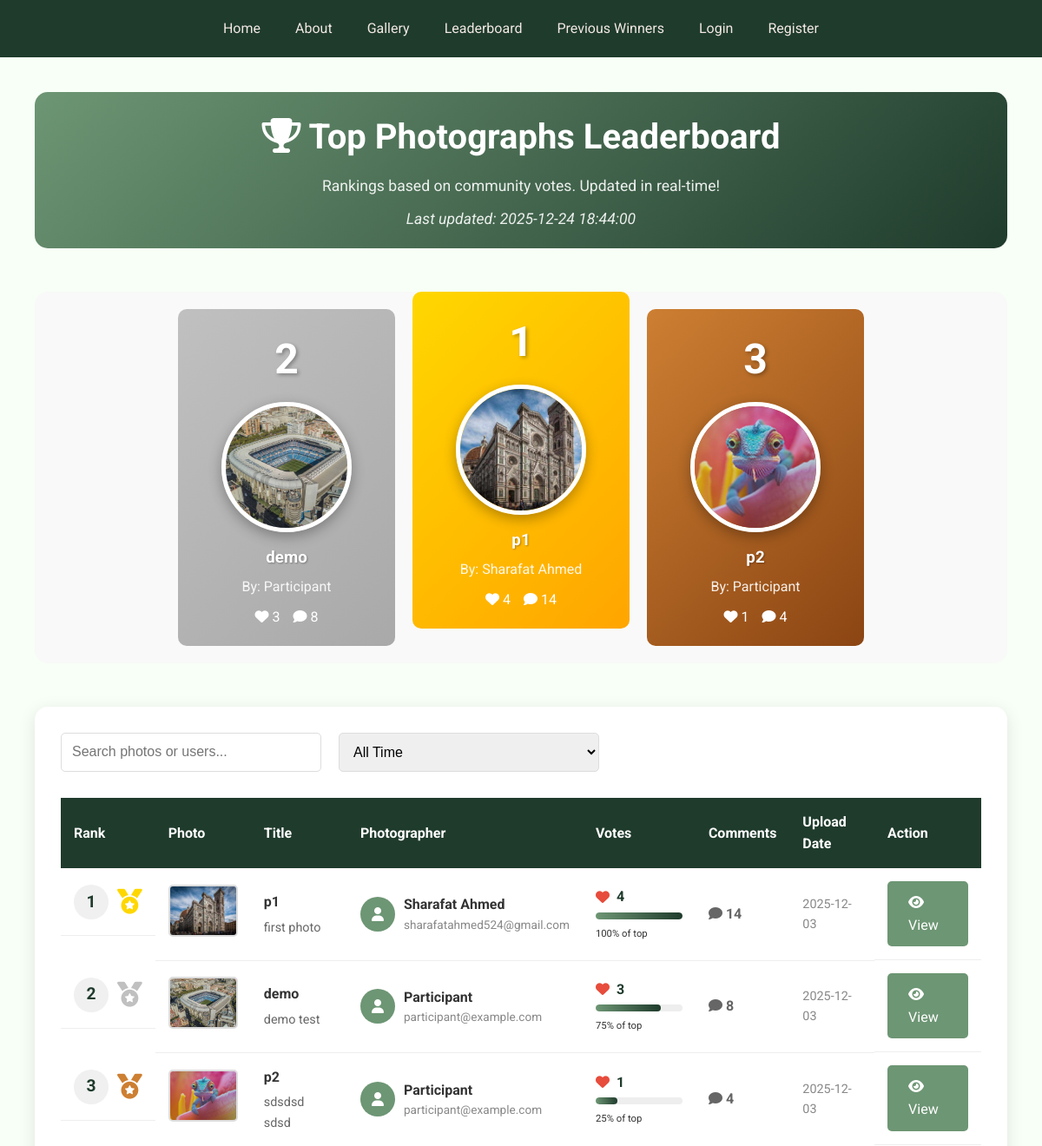
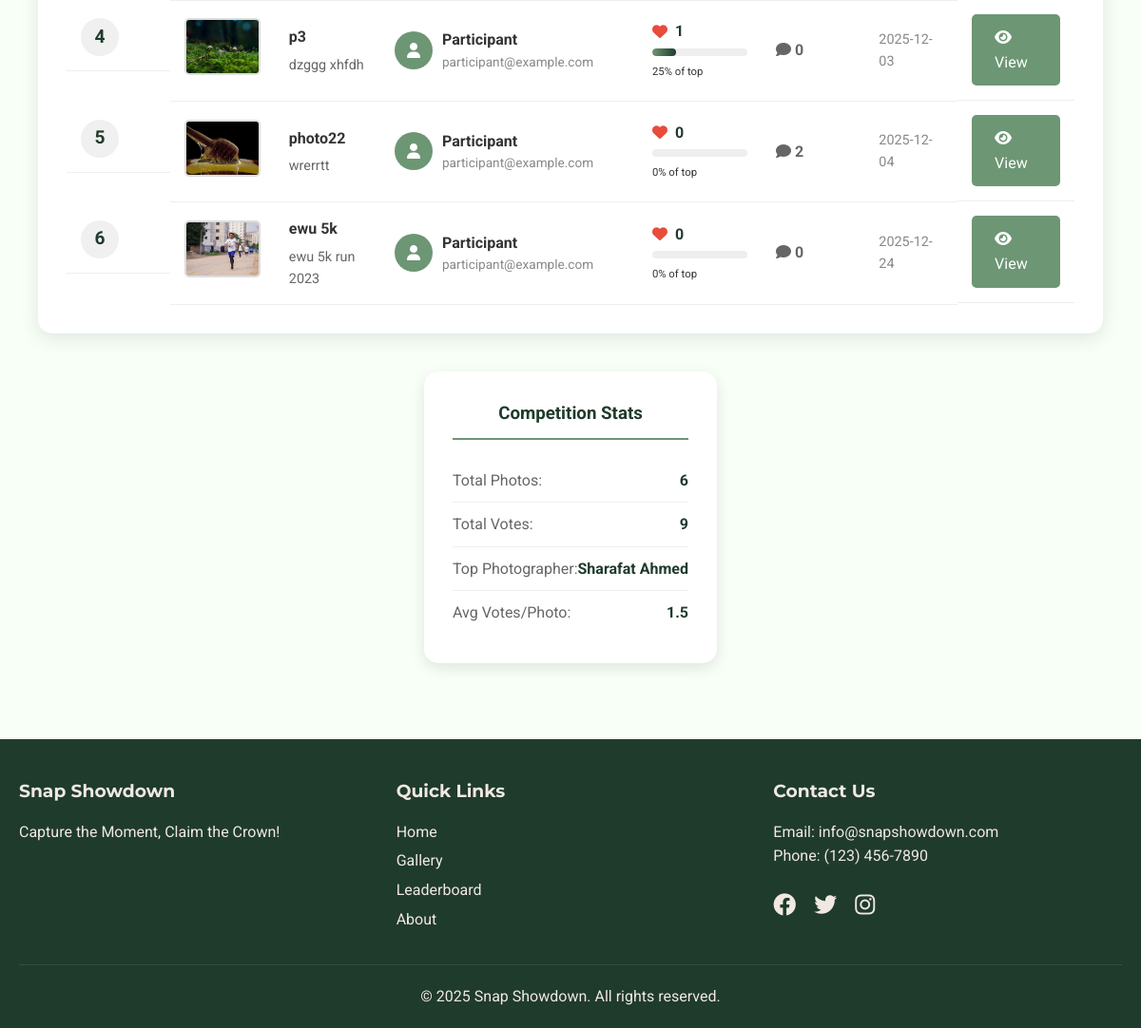
The app's page /leaderboard with its own data (2 pictures, top to bottom).
### models.py (models this page shows, shortened)
class Photo(db.Model):
    __tablename__ = 'photos'
    id = db.Column(db.Integer, primary_key=True)
    title = db.Column(db.String(200), nullable=False)
    description = db.Column(db.Text)
    filename = db.Column(db.String(200), nullable=False)
    status = db.Column(db.String(20), default='pending')  # pending, approved, rejected
    votes_count = db.Column(db.Integer, default=0)
    upload_date = db.Column(db.DateTime, default=datetime.utcnow)
    user_id = db.Column(db.Integer, db.ForeignKey('users.id'), nullable=False)
    votes = db.relationship('Vote', backref='photo', lazy=True, cascade='all, delete-orphan')
    comments = db.relationship('Comment', backref='photo', lazy=True, cascade='all, delete-orphan')

class User(UserMixin, db.Model):
    __tablename__ = 'users'
    id = db.Column(db.Integer, primary_key=True)
    email = db.Column(db.String(120), unique=True, nullable=False)
    username = db.Column(db.String(80), nullable=False)
    password_hash = db.Column(db.String(256), nullable=False)
    role = db.Column(db.String(20), default='participant')  # participant, voter, admin
    created_at = db.Column(db.DateTime, default=datetime.utcnow)
    profile_picture = db.Column(db.String(200), default='default.jpg')
    bio = db.Column(db.Text)
    photos = db.relationship('Photo', backref='author', lazy=True)
    votes = db.relationship('Vote', backref='voter', lazy=True)
    comments = db.relationship('Comment', backref='commenter', lazy=True)

### app.py (the view)
@app.route('/leaderboard')
def leaderboard():
    top_photos = Photo.query.filter_by(status='approved')\
                           .order_by(Photo.votes_count.desc())\
                           .limit(20)\
                           .all()
    return render_template('leaderboard.html',
                         top_photos=top_photos,
                         current_time=datetime.utcnow())

### templates/leaderboard.html (shortened to what this page needs)
{% extends "layout.html" %}
{% block content %}
<div class="leaderboard-container">
    <div class="leaderboard-header">
        <h1><i class="fas fa-trophy"></i> Top Photographs Leaderboard</h1>
        <p>Rankings based on community votes. Updated in real-time!</p>
        <p class="last-updated">Last updated: {{ current_time.strftime('%Y-%m-%d %H:%M:%S') }}</p>
    </div>
    <div class="podium">
        {% if top_photos and top_photos|length >= 3 %}
            {% if top_photos|length >= 2 %}
            <div class="podium-place second-place">
                <div class="podium-rank">2</div>
                <div class="podium-photo">
                    <img src="{{ url_for('uploaded_file', filename=top_photos[1].filename) if top_photos[1].filename else url_for('static', filename='images/placeholder.jpg') }}"
                         alt="{{ top_photos[1].title }}">
                </div>
                <div class="podium-info">
                    <h3>{{ top_photos[1].title }}</h3>
                    <p>By: {{ top_photos[1].author.username if top_photos[1].author else 'Unknown' }}</p>
                    <div class="podium-stats">
                        <span><i class="fas fa-heart"></i> {{ top_photos[1].votes_count }}</span>
                        <span><i class="fas fa-comment"></i> {{ top_photos[1].comments|length if top_photos[1].comments else 0 }}</span>
                    </div>
                </div>
            </div>
            {% endif %}
            <div class="podium-place first-place">
                <div class="podium-rank">1</div>
                <div class="podium-photo">
                    <img src="{{ url_for('uploaded_file', filename=top_photos[0].filename) if top_photos[0].filename else url_for('static', filename='images/placeholder.jpg') }}"
                         alt="{{ top_photos[0].title }}">
                </div>
                <div class="podium-info">
                    <h3>{{ top_photos[0].title }}</h3>
                    <p>By: {{ top_photos[0].author.username if top_photos[0].author else 'Unknown' }}</p>
                    <div class="podium-stats">
                        <span><i class="fas fa-heart"></i> {{ top_photos[0].votes_count }}</span>
                        <span><i class="fas fa-comment"></i> {{ top_photos[0].comments|length if top_photos[0].comments else 0 }}</span>
                    </div>
                </div>
            </div>
            {% if top_photos|length >= 3 %}
            <div class="podium-place third-place">
                <div class="podium-rank">3</div>
                <div class="podium-photo">
                    <img src="{{ url_for('uploaded_file', filename=top_photos[2].filename) if top_photos[2].filename else url_for('static', filename='images/placeholder.jpg') }}"
                         alt="{{ top_photos[2].title }}">
                </div>
                <div class="podium-info">
                    <h3>{{ top_photos[2].title }}</h3>
                    <p>By: {{ top_photos[2].author.username if top_photos[2].author else 'Unknown' }}</p>
                    <div class="podium-stats">
                        <span><i class="fas fa-heart"></i> {{ top_photos[2].votes_count }}</span>
                        <span><i class="fas fa-comment"></i> {{ top_photos[2].comments|length if top_photos[2].comments else 0 }}</span>
                    </div>
                </div>
            </div>
            {% endif %}
        {% endif %}
    </div>
    <div class="leaderboard-list">
        <div class="leaderboard-controls">
            <input type="text" id="searchLeaderboard" placeholder="Search photos or users..." class="form-control">
            <select id="timeFilter" class="form-control">
                <option value="all">All Time</option>
            </select>
        </div>
        <table class="leaderboard-table">
            <thead>
                <tr>
                    <th>Rank</th>
                    <th>Photo</th>
                    <th>Title</th>
                    <th>Photographer</th>
                    <th>Votes</th>
                    <th>Comments</th>
                    <th>Upload Date</th>
                    <th>Action</th>
                </tr>
            </thead>
            <tbody>
                {% if top_photos and top_photos|length > 0 %}
                    {% for photo in top_photos %}
                    <tr>
                        <td class="rank-cell">
                            <div class="rank-number">{{ loop.index }}</div>
                            {% if loop.index <= 3 %}
                                <div class="rank-medal">
                                    <i class="fas fa-medal {% if loop.index == 1 %}medal-gold{% elif loop.index == 2 %}medal-silver{% elif loop.index == 3 %}medal-bronze{% endif %}"></i>
                                </div>
                            {% endif %}
                        </td>
                        <td class="photo-cell">
                            <img src="{{ url_for('uploaded_file', filename=photo.filename) if photo.filename else url_for('static', filename='images/placeholder.jpg') }}"
                                 alt="{{ photo.title }}"
                                 class="thumbnail">
                        </td>
                        <td class="title-cell">
                            <strong>{{ photo.title }}</strong>
                            <p class="photo-description">{{ (photo.description or '')[:50] }}{% if photo.description and photo.description|length > 50 %}...{% endif %}</p>
                        </td>
                        <td class="user-cell">
                            <div class="user-info">
                                <div class="user-avatar">
                                    <i class="fas fa-user"></i>
                                </div>
                                <div class="user-details">
                                    <strong>{{ photo.author.username if photo.author else 'Unknown' }}</strong>
                                    <small>{{ photo.author.email if photo.author else '' }}</small>
                                </div>
                            </div>
                        </td>
                        <td class="votes-cell">
                            <div class="votes-count">
                                <i class="fas fa-heart" style="color: #e74c3c;"></i>
                                {{ photo.votes_count }}
                            </div>
                            <div class="votes-progress">
                                {% if top_photos[0].votes_count > 0 %}
                                    {% set top_votes = top_photos[0].votes_count %}
                                    {% set current_votes = photo.votes_count %}
                                    {% set percentage = ((current_votes / top_votes) * 100)|round|int if top_votes > 0 else 0 %}
                                    <div class="progress-bar">
                                        <div class="progress-fill" data-percentage="{{ percentage }}"></div>
                                    </div>
                                    <small>{{ percentage }}% of top</small>
                                {% else %}
                                    <div class="progress-bar">
                                        <div class="progress-fill" data-percentage="0"></div>
                                    </div>
                                    <small>0% of top</small>
                                {% endif %}
                            </div>
                        </td>
                        <td class="comments-cell">
                            <i class="fas fa-comment"></i> {{ photo.comments|length if photo.comments else 0 }}
                        </td>
                        <td class="date-cell">
                            {{ photo.upload_date.strftime('%Y-%m-%d') if photo.upload_date else 'Unknown' }}
                        </td>
                        <td class="action-cell">
                            <a href="{{ url_for('gallery') }}" class="btn btn-small">
                                <i class="fas fa-eye"></i> View
                            </a>
                        </td>
                    </tr>
                    {% endfor %}
                {% endif %}
            </tbody>
        </table>
    </div>
    <div class="leaderboard-stats">
        <div class="stat-card">
            <h3>Competition Stats</h3>
            <div class="stat-item">
                <span class="stat-label">Total Photos:</span>
                <span class="stat-value">{{ top_photos|length if top_photos else 0 }}</span>
            </div>
            <div class="stat-item">
                <span class="stat-label">Total Votes:</span>
                <span class="stat-value">
                    {% if top_photos %}
                        {{ top_photos|selectattr('votes_count')|sum(attribute='votes_count') }}
                    {% else %}
                        0
                    {% endif %}
                </span>
            </div>
            <div class="stat-item">
                <span class="stat-label">Top Photographer:</span>
                <span class="stat-value">
                    {% if top_photos and top_photos[0] and top_photos[0].author %}
                        {{ top_photos[0].author.username }}
                    {% else %}
                        N/A
                    {% endif %}
                </span>
            </div>
            <div class="stat-item">
                <span class="stat-label">Avg Votes/Photo:</span>
                <span class="stat-value">
                    {% if top_photos and top_photos|length > 0 %}
                        {{ (top_photos|selectattr('votes_count')|sum(attribute='votes_count') / top_photos|length)|round(1) }}
                    {% else %}
                        0.0
                    {% endif %}
                </span>
            </div>
        </div>
    </div>
</div>
{% endblock %}

### static/css/style.css (style rules this page uses)
* { margin: 0; padding: 0; box-sizing: border-box; }
body { font-family: 'Roboto', sans-serif; background-color: #F7FFF6; color: #333; line-height: 1.6; }
.btn { display: inline-block; background-color: #6D9674; color: white; padding: 12px 24px; border: none; border-radius: 5px; cursor: pointer; text-decoration: none; font-size: 1em; transition: background-color 0.3s, transform 0.3s; }
.form-control { width: 100%; padding: 12px; border: 1px solid #ddd; border-radius: 5px; font-size: 1em; }

### records on screen
Photo: filename (picture), title "demo", votes_count "3", description "demo test", author "Participant", author "participant@example.com", percentage "75", comments|length "8", upload_date "2025-12-03"
User: username "Participant"
Photo: filename (picture), title "p1", votes_count "4", description "first photo", author "Sharafat Ahmed", author "sharafatahmed524@gmail.com", percentage "100", comments|length "14", upload_date "2025-12-03"
User: username "Sharafat Ahmed"
Photo: filename (picture), title "p2", votes_count "1", description "sdsdsd sdsd", author "Participant", author "participant@example.com", percentage "25", comments|length "4", upload_date "2025-12-03"
Photo: filename (picture), title "p3", description "dzggg xhfdh", author "Participant", author "participant@example.com", votes_count "1", percentage "25", comments|length "0", upload_date "2025-12-03"
Photo: filename (picture), title "photo22", description "wrerrtt", author "Participant", author "participant@example.com", votes_count "0", comments|length "2", upload_date "2025-12-04"
Photo: filename (picture), title "ewu 5k", description "ewu 5k run 2023", author "Participant", author "participant@example.com", votes_count "0", comments|length "0", upload_date "2025-12-24"

### other values on screen
{{ top_photos[1].comments|length if top_photos[1].comments else 0 }} "8"
{{ top_photos[0].comments|length if top_photos[0].comments else 0 }} "14"
{{ top_photos[2].comments|length if top_photos[2].comments else 0 }} "4"
{{ top_photos|length if top_photos else 0 }} "6"
{{ top_photos|selectattr('votes_count')|sum(attribute='votes_count') }} "9"
